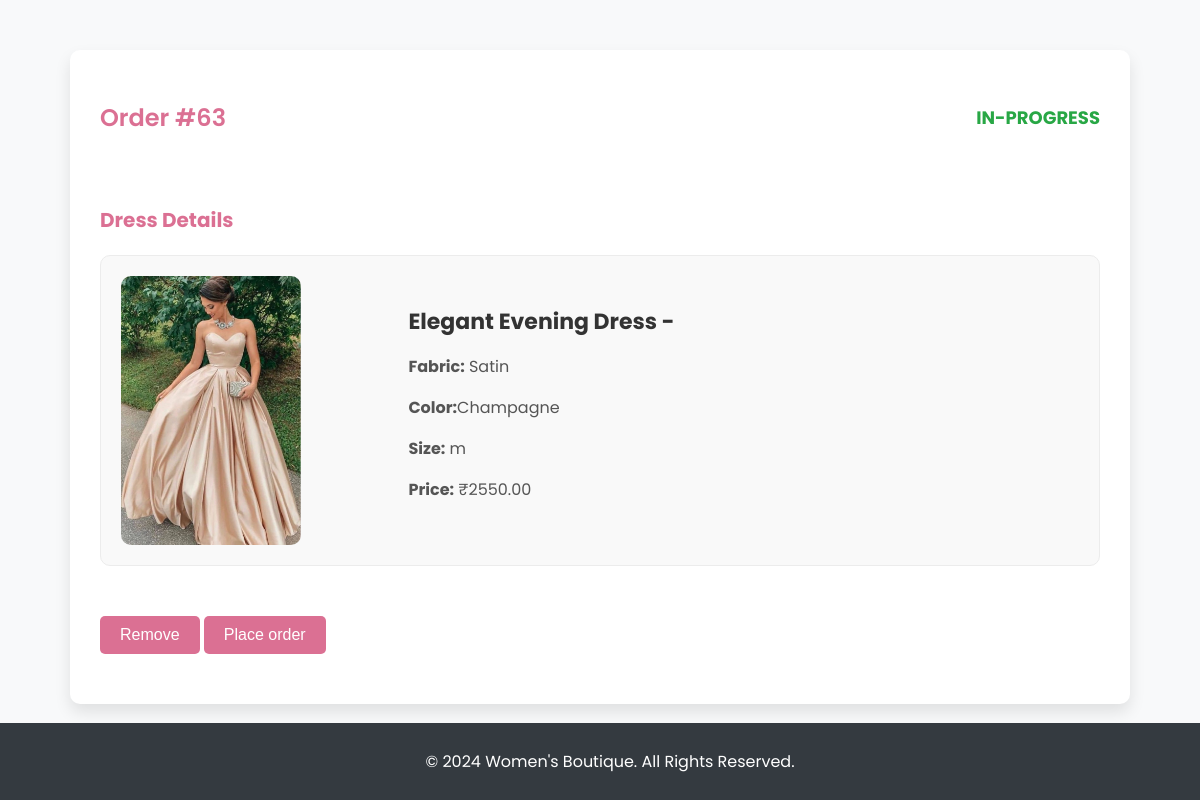
Screenshot of /customers/cart_view.php?id=63 with the database file from the repository.
### tables this page shows
CREATE TABLE `orders` (
  `ORDER_ID` int(11) NOT NULL,
  `USER_ID` int(11) NOT NULL,
  `DRESS_ID` int(11) DEFAULT NULL,
  `FABRIC_ID` int(11) DEFAULT NULL,
  `OPTION_ID` int(11) DEFAULT NULL,
  `STATUSES` enum('PENDING','IN-PROGRESS','COMPLETED','SHIPPED','DELIVERED','CANCELLED','CART') NOT NULL,
  `SSIZE` varchar(100) NOT NULL,
  `QUANTITY` int(2) NOT NULL,
  `TOTAL_PRICE` decimal(10,2) NOT NULL,
  `ESTIMATED_DELIVERY_DATE` date DEFAULT NULL,
  `ACTUAL_DELIVERY_DATE` date DEFAULT NULL,
  `CREATED_AT` datetime NOT NULL DEFAULT current_timestamp()
);

CREATE TABLE `dress` (
  `DRESS_ID` int(11) NOT NULL,
  `NAME` varchar(100) NOT NULL,
  `DESCRIPTION` text DEFAULT NULL,
  `FABRIC` varchar(50) NOT NULL,
  `COLOR` varchar(100) NOT NULL,
  `SIZES` varchar(100) NOT NULL,
  `BASE_PRICE` decimal(10,2) NOT NULL,
  `IMAGE_URL` varchar(255) DEFAULT NULL,
  `CREATED_AT` datetime NOT NULL DEFAULT current_timestamp(),
  `visibility` tinyint(1) DEFAULT 1
);

### customers/cart_view.php (the view, shortened to what this page needs)
<?php
$dbcon = mysqli_connect("localhost", "root", "", "fashion");
if($_SERVER["REQUEST_METHOD"] == "GET"){
    $order_id=$_GET['id'];
    $order_type=$_GET['type'];
    $sql="SELECT * FROM orders where ORDER_ID='$order_id'";
    $data=mysqli_query($dbcon,$sql);
    $order_row=mysqli_fetch_array($data);
}
?>
<!DOCTYPE html>
<html lang="en">
<head>
</head>
<body>
    <div class="order-details-container">
        <div class="order-header">
            <h2>Order #<?php echo $order_id; ?></h2>
            <p class="status"><?php echo $order_row['STATUSES']; ?></p>
        </div>
        <div class="order-section">
            <?php
                if($order_type=='Fabric purchase'){
                    $sql="SELECT * FROM fabrics WHERE FABRIC_ID='$order_row[FABRIC_ID]'";
                    $data3=mysqli_query($dbcon,$sql);
                    if($data3){
                        $fabric_row=mysqli_fetch_array($data3);
                        echo " <h3>Fabric Details</h3>
                            <div class='order-details'>
                            <img src='".$fabric_row['IMAGE_URL']."' alt='Dress Image'>
                            <div class='order-info'>
                                <h4>".$fabric_row['NAME']." - ".$order_type."</h4>
                                <p><span>Quantity: </span> ".$order_row['SSIZE']." meter</p>
                                <p><span>Price: </span>₹".$order_row['TOTAL_PRICE']."</p>
                            </div>
                        </div>";
                    }
                }else{
                    $sql="SELECT * FROM dress WHERE DRESS_ID='$order_row[DRESS_ID]'";
                    $data3=mysqli_query($dbcon,$sql);
                    $dress_row=mysqli_fetch_array($data3);
                    if($order_type=='Fully customised'){
                        $sql="SELECT * FROM fabrics WHERE FABRIC_ID='$order_row[FABRIC_ID]'";
                        $data4=mysqli_query($dbcon,$sql);
                        if($data4){
                            $fabric_row=mysqli_fetch_array($data4);
                            $sql="SELECT * FROM customizations WHERE OPTION_ID='$order_row[OPTION_ID]'";
                            $data4=mysqli_query($dbcon,$sql);
                            if($data4){
                                $custmize_row=mysqli_fetch_array($data4);
                                $sql="SELECT * FROM measurements WHERE MEASUREMENT_ID='$custmize_row[MEASUREMENT_ID]'";
                                $data5=mysqli_query($dbcon,$sql);
                                if($data5){
                                    $measurement_row=mysqli_fetch_array($data5);
                                    echo " <h3>Dress Details</h3>
                                        <div class='order-details'>
                                        <img src='".$dress_row['IMAGE_URL']."' alt='Dress Image'>
                                        <div class='order-info'>
                                            <h4>".$dress_row['NAME']." - ".$order_type."</h4>
                                            <p><span>Fabric:</span> ".$fabric_row['NAME']."</p>
                                            <p><span>Color:</span> ".$custmize_row['COLOR']."</p>
                                            <p><span>Embellishments:</span> ".$custmize_row['EMBELLISHMENTS']."</p>
                                            <p><span>Size:</span> ".$order_row['SSIZE']."</p>
                                            <p><span>Length:</span> ".$custmize_row['DRESS_LENGTH']."</p>
                                            <p><span>Sleeve:</span> ".$custmize_row['SLEEVE_LENGTH']."</p>
                                            <p><span>Shoulder:</span> ".$measurement_row['SHOULDER']."</p>
                                            <p><span>Bust:</span> ".$measurement_row['BUST']."</p>
                                            <p><span>Waist:</span> ".$measurement_row['WAIST']."</p>
                                            <p><span>Hips:</span> ".$measurement_row['HIP']."</p>
                                            <p><span>Price:</span> ₹".$order_row['TOTAL_PRICE']."</p>
                                        </div>
                                    </div>";
                                }
                            }
                        }
                    }else{
                        echo " <h3>Dress Details</h3>
                            <div class='order-details'>
                            <img src='".$dress_row['IMAGE_URL']."' alt='Dress Image'>
                            <div class='order-info'>
                                <h4>".$dress_row['NAME']." - ".$order_type."</h4>
                                <p><span>Fabric:</span> ".$dress_row['FABRIC']."</p>
                                <p><span>Color:</span>".$dress_row['COLOR']."</p>
                                <p><span>Size:</span> ".$order_row['SSIZE']."</p>
                                <p><span>Price:</span> ₹".$order_row['TOTAL_PRICE']."</p>
                            </div>
                        </div>";
                    }
                }
            ?>
        </div>
        <div class="order-section tracking-info">
            <form action="" method="post">
                <button type="submit" name="remove" class="track-order-button">Remove</button>
                <button type="submit" name="place_order" class="track-order-button">Place order</button>
            </form>
        </div>
    </div>
    <div class="footer">
        <p>&copy; 2024 Women's Boutique. All Rights Reserved.</p>
    </div>
</body>
</html>

### customers/cart_view.php (style rules this page uses)
body { font-family: 'Poppins', sans-serif; background-color: #f8f9fa; margin: 0; padding: 0; color: #333; }
.order-details-container { max-width: 1000px; margin: 50px auto; background-color: #fff; padding: 30px; box-shadow: 0 8px 16px rgba(0, 0, 0, 0.1); border-radius: 10px; }
.order-header { display: flex; justify-content: space-between; align-items: center; margin-bottom: 30px; }
.order-header h2 { font-weight: 600; color: palevioletred; }
.order-header .status { color: #28a745; font-weight: bold; font-size: 18px; }
.order-section { margin-top: 50px; margin-bottom: 30px; }
.order-section h3 { margin-bottom: 10px; font-size: 20px; color: palevioletred; padding-bottom: 10px; }
.order-details { display: flex; justify-content: space-between; padding: 20px; border: 1px solid #ececec; border-radius: 10px; background-color: #f9f9f9; }
.order-details img { width: 180px; border-radius: 10px; }
.order-info { width: 70%; }
.order-info h4 { font-size: 22px; margin-bottom: 10px; }
.order-info p { font-size: 16px; margin-bottom: 8px; color: #555; }
.order-info p span { font-weight: bold; }
.tracking-info { margin-bottom: 20px; }
.track-order-button { background-color: palevioletred; color: white; border: none; padding: 10px 20px; border-radius: 5px; cursor: pointer; font-size: 16px; transition: background-color 0.3s ease; text-decoration:none; }
.footer { text-align: center; padding: 10px; background-color: #343a40; color: white; position: fixed; bottom: 0; width: 100%; }

### rows the page displays
orders: STATUSES "IN-PROGRESS", SSIZE "m", TOTAL_PRICE "2550.00"
dress: NAME "Elegant Evening Dress", FABRIC "Satin", COLOR "Champagne"

### other values shown
$order_id "63"
